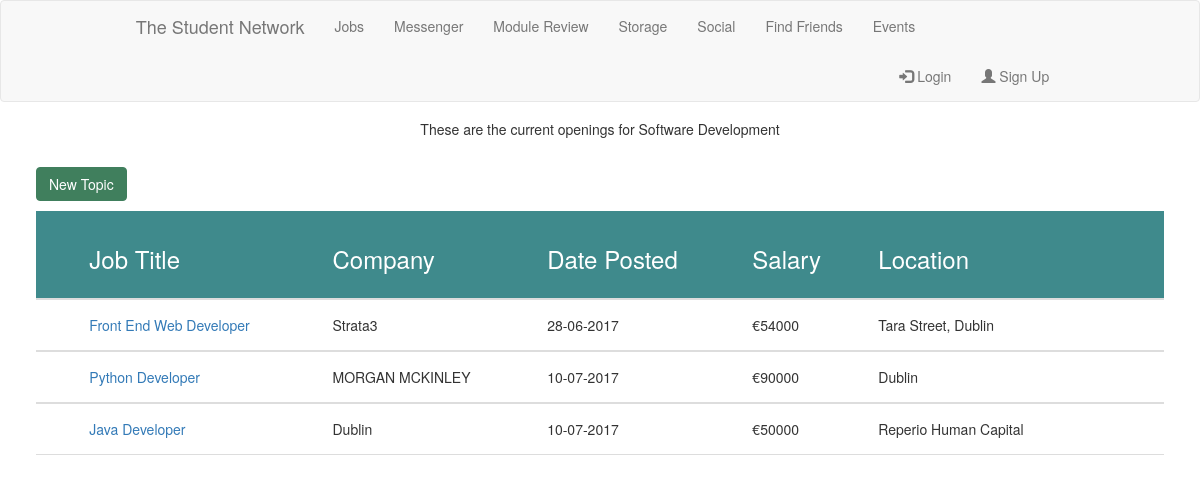
/JobsPortal/JobsCategory.php?id=1, run on the app's committed database.
### tables this page shows
CREATE TABLE IF NOT EXISTS `JobCategories` (
  `JobCatId` int(8) NOT NULL AUTO_INCREMENT,
  `JobCatName` varchar(255) NOT NULL,
  `JobCatDescription` varchar(255) NOT NULL,
  PRIMARY KEY (`JobCatId`),
  UNIQUE KEY `JobCatNameUnique` (`JobCatName`)
);

CREATE TABLE IF NOT EXISTS `Jobs` (
  `JobId` int(8) NOT NULL AUTO_INCREMENT,
  `JobSubject` varchar(255) NOT NULL,
  `JobCompany` varchar(30) NOT NULL,
  `JobSalary` int(7) NOT NULL,
  `JobLocation` varchar(40) NOT NULL,
  `JobDate` datetime NOT NULL,
  `JobCat` int(8) NOT NULL,
  `JobPostBy` int(8) NOT NULL,
  PRIMARY KEY (`JobId`),
  KEY `JobCat` (`JobCat`),
  KEY `JobPostBy` (`JobPostBy`)
);

### JobsPortal/JobsCategory.php (the view, shortened to what this page needs)
 <?php
    include '../Accounts/Header.php';
    $query = "SELECT
                    JobCatId,
                    JobCatName,
                    JobCatDescription
              FROM
                    JobCategories
              WHERE
                    JobCatId = " . mysql_real_escape_string($_GET['id']);
    $result = mysql_query($query);
    if(!$result)
    {
        echo 'Error displaying job category. Please try again later.' . mysql_error();
    } else
        {
            if(mysql_num_rows($result) == 0)
            {
                echo 'Job category does not exist';
            } else
                {
                    while($row = mysql_fetch_assoc($result))
                    {
                        echo '<h5 class="text-center">These are the current openings for ' . $row['JobCatName'] .'</h2><br />';
                    }
                    $query = "SELECT
                                JobId,
                                JobSubject,
                                JobDate,
                                JobSalary,
                                JobCat,
                                JobCompany,
                                JobLocation
                            FROM
                                Jobs
                            WHERE
                                JobCat = " . mysql_real_escape_string($_GET['id']);
                    $result = mysql_query($query);
                    if(!$result)
                    {
                        echo 'Topics can not be disaplyed';
                    } else
                        {
                            if(mysql_num_rows($result) == 0)
                            {
                                echo 'There are no topics in this category.';
                                 if ($_SESSION['userLevel'] == 1){
                                echo '<a href="CreateJob.php">Create One?</a>';
                                }
                            }
                             else
            {
    echo '
            <div class="contain">
                <table class="table">
                    <thead>
                        <a class="btn btn-topic" href="CreateJob.php">New Topic</a>
                        <tr class="bg-info">
                            <th></th>
                            <th><h3>Job Title</h3></th>
                            <th><h3>Company</h3></th>
                            <th><h3>Date Posted</h3></th>
                            <th><h3>Salary</h3></th>
                            <th><h3>Location</h3></th>
                            <th></th>
                            <th></th>
                         </tr>
                    </thead>
            <tbody>';
                while($row = mysql_fetch_assoc($result))
                {
                    echo '<tr>';
                        echo '<td>';
                            echo '<td class="subject"><a href="Jobs.php?id='
                            . $row['JobId'] . '">' . $row['JobSubject'] . '</a>';
                        echo '</td>';
                        echo '<td>';
                            echo $row['JobCompany'];
                        echo '</td>';
                        echo '<td>';
                            echo date('d-m-Y', strtotime($row['JobDate']));
                        echo '</td>';
                        echo '<td>';
                            echo '€' . $row['JobSalary'];
                        echo '</td>';
                        echo '<td>';
                            echo $row['JobLocation'];
                        echo '</td>';
                        echo'</tr></tbody></div>';
                }
            }
        }
    }
}
?>
<body>
</body>

### JobsPortal/JobsCategory.php (style rules this page uses)
.contain { margin: 0 3% 0 3%; }
.subject { color:green; }
.btn-topic { margin-bottom: 10px; background-color: #407F5D; border: 1px solid #407F5D; color:#fff; }
.bg-info { background-color:#3F8A8C; }
table thead { color: #fff; }
table tr { padding-bottom: 15px; line-height: 1.42857143; border-bottom: 1px solid #ddd; }
.table > thead > tr > th, .table > tbody > tr > th, .table > tfoot > tr > th, .table > thead > tr > td, .table > tbody > tr > td, .table > tfoot > tr > td { padding: 15px; }

### data on the page
jobcategories: JobCatName "Software Development"
jobs: JobSubject "Front End Web Developer", JobCompany "Strata3", JobDate "28-06-2017", JobSalary "54000", JobLocation "Tara Street, Dublin"
jobs: JobSubject "Python Developer", JobCompany "MORGAN MCKINLEY", JobDate "10-07-2017", JobSalary "90000", JobLocation "Dublin"
jobs: JobSubject "Java Developer", JobCompany "Dublin", JobDate "10-07-2017", JobSalary "50000", JobLocation "Reperio Human Capital"
